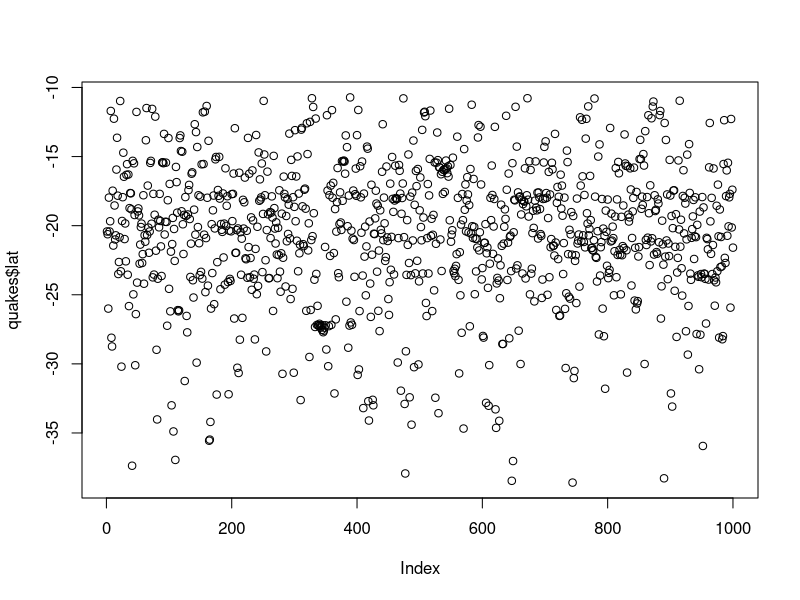
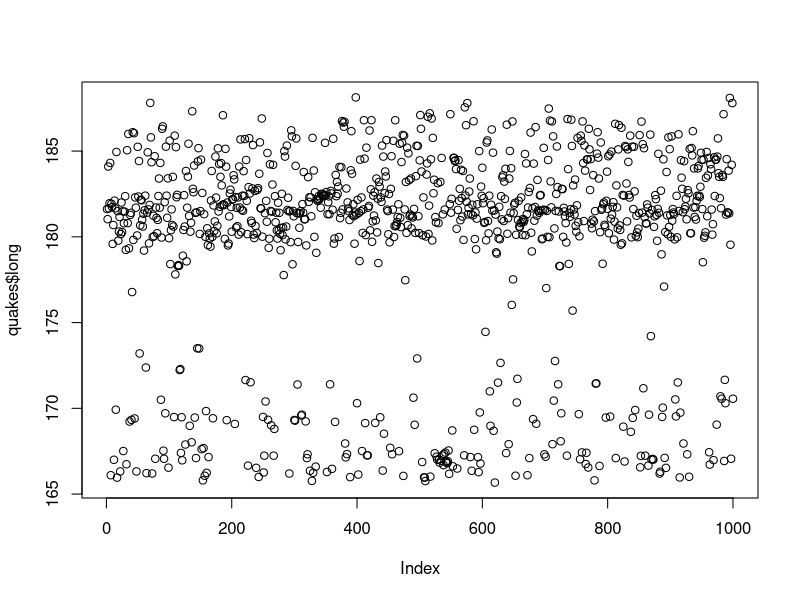
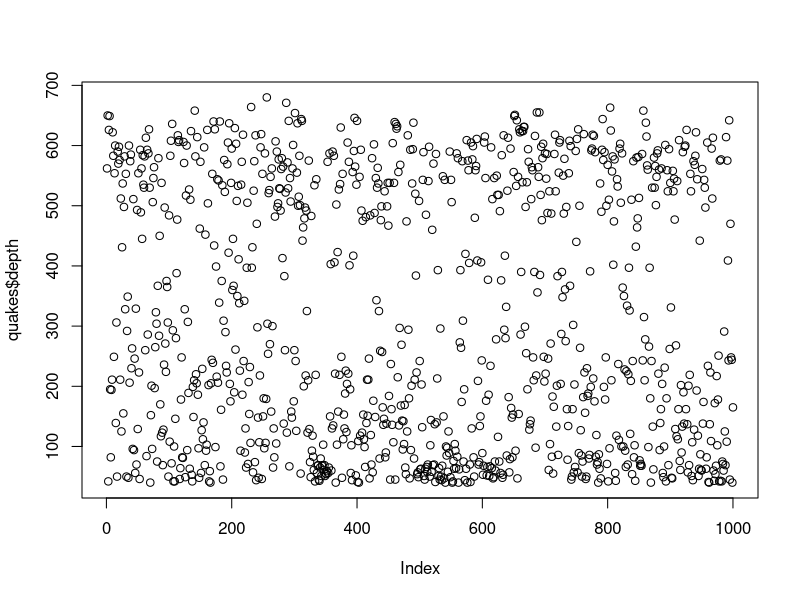
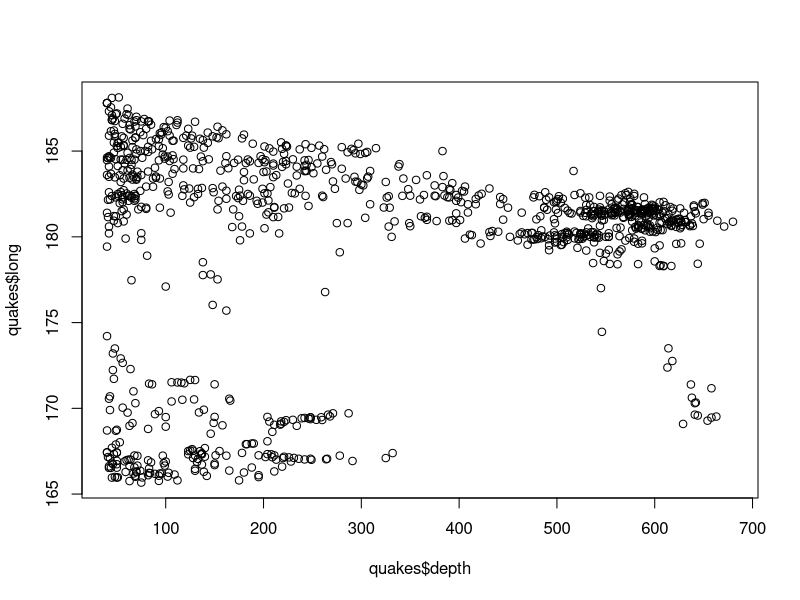
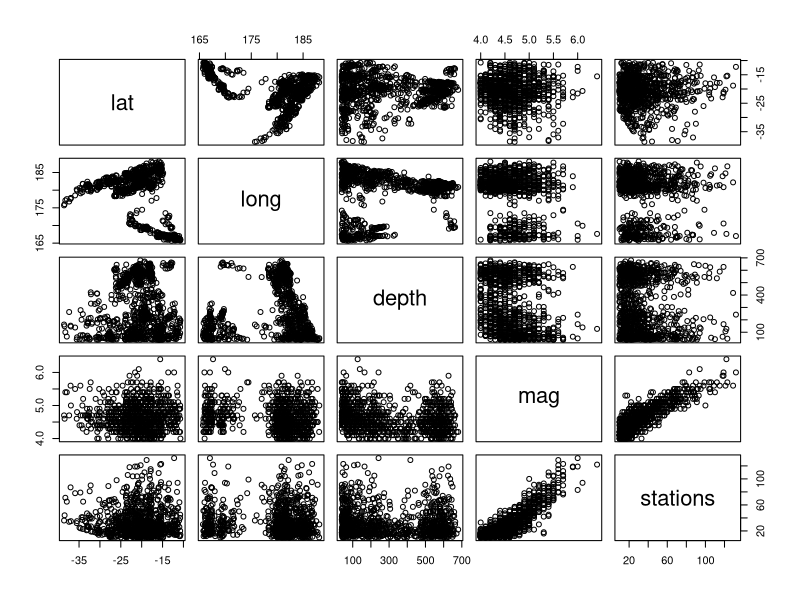
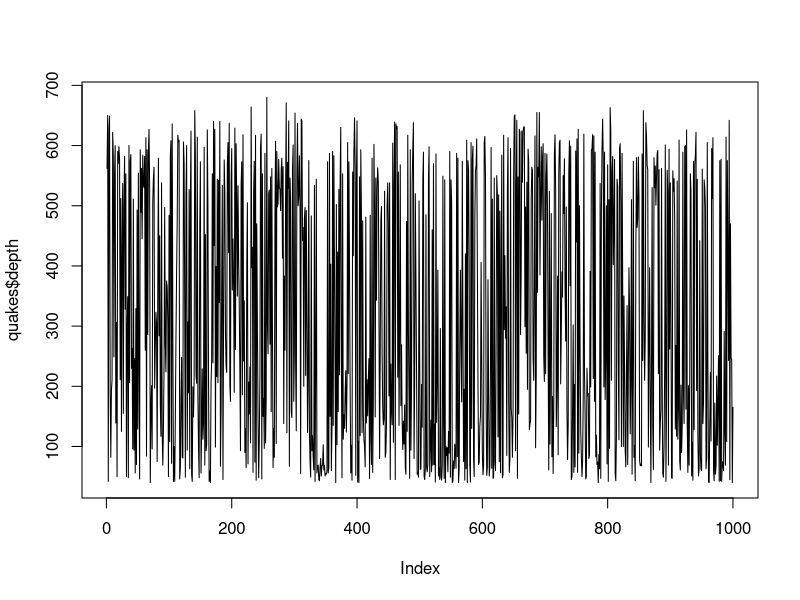
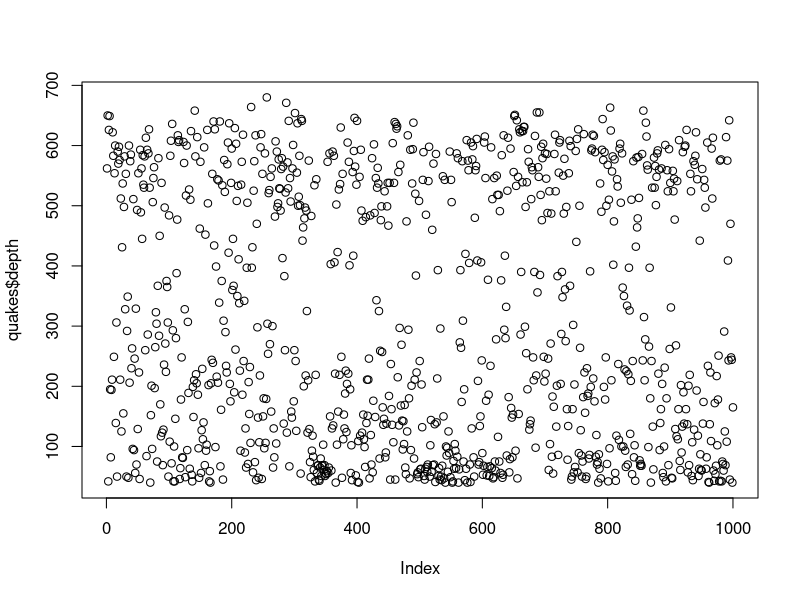
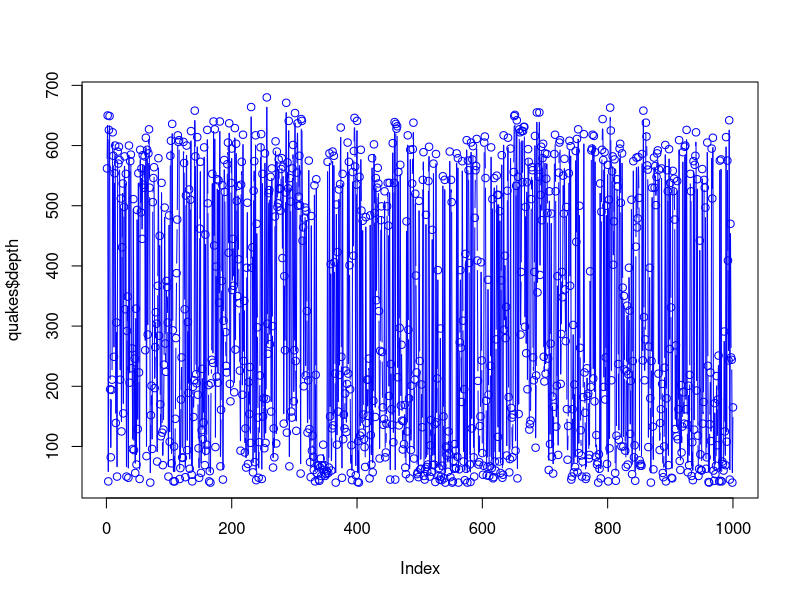

Write the R code that produced these figures, in order.
library(datasets)
data("quakes")

quakes <- datasets::quakes

head(quakes)
tail(quakes)

quakes[,c(1,2)]

quakes$lat
quakes$long

summary(quakes[,c(3:5)])

plot(quakes$lat)
plot(quakes$long)
plot(quakes$depth)

plot(quakes$depth,quakes$long)
plot(quakes)

plot(quakes$depth, type = 'l')
plot(quakes$depth, type = 'p')
plot(quakes$depth, type = 'b', col = 'blue')


plot(quakes$long, xlab = 'xyz', ylab = 'abc', main = 'title', col = 'red')

barplot(quakes$mag, xlab = 'abc', ylab = 'xyz', main = 'title', horiz = F, col = 'red')

hist(quakes$long)
hist(quakes$depth)
hist(quakes$stations, xlab = "Stations", ylab = 'Frequency', main = 'Stations Histogram', col = 'blue')

boxplot(quakes$long)
boxplot(quakes$lat)

boxplot(quakes[,c(3:5)], main = 'Multiple Boxplot')

par(mfrow= c(3,3),mar=c(2,5,2,1),las=0, bty="n")
plot(quakes$lat)
plot(quakes$long)
plot(quakes$depth)
plot(quakes$stations, type = 'l')
plot(quakes$mag, type = 'b')
barplot(quakes$stations, xlab = 'abc', ylab = 'xyz', main = 'title')
hist(quakes$long)
hist(quakes$lat)
boxplot(quakes[,c(3:5)])
